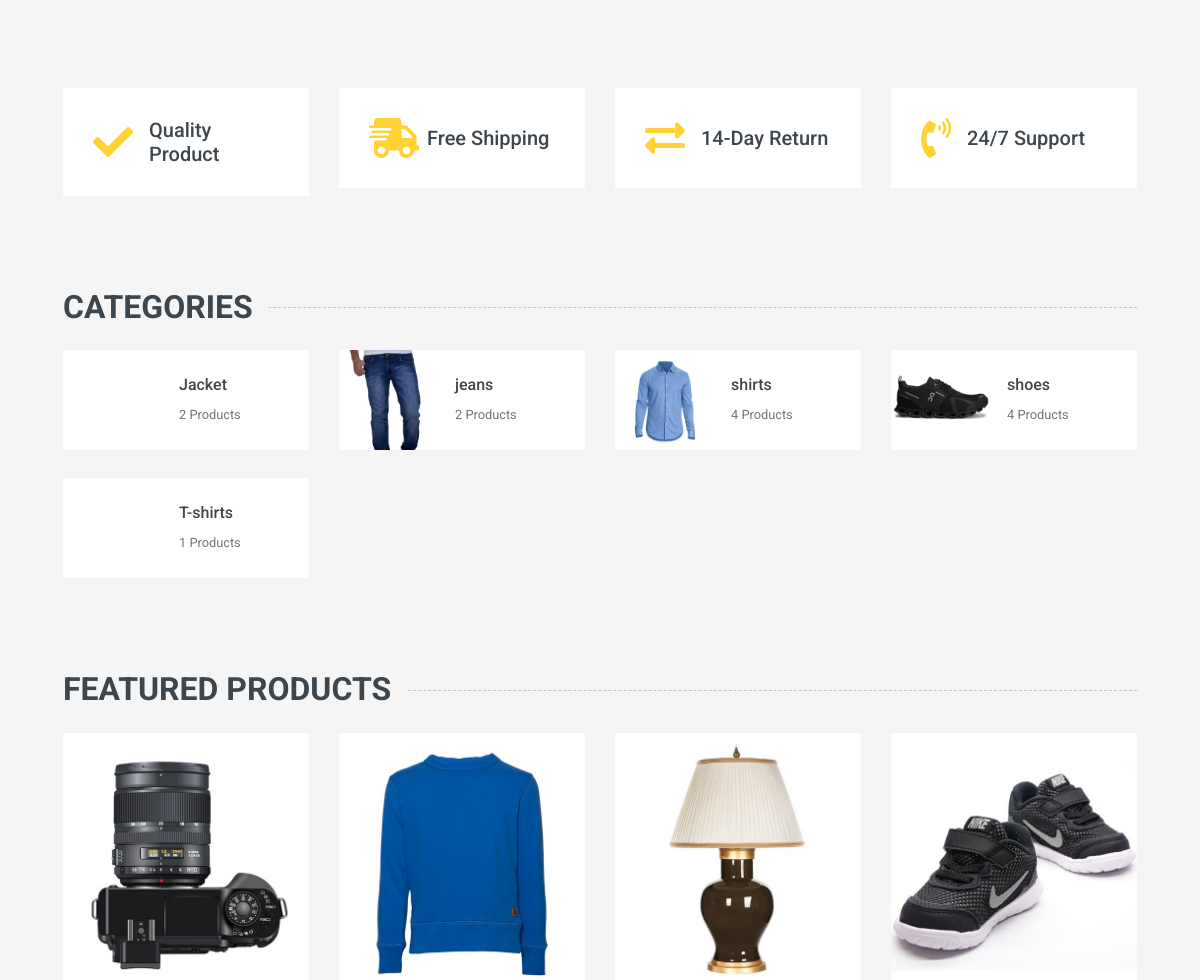
/ (middle part), run on an earlier commit of the app's database.
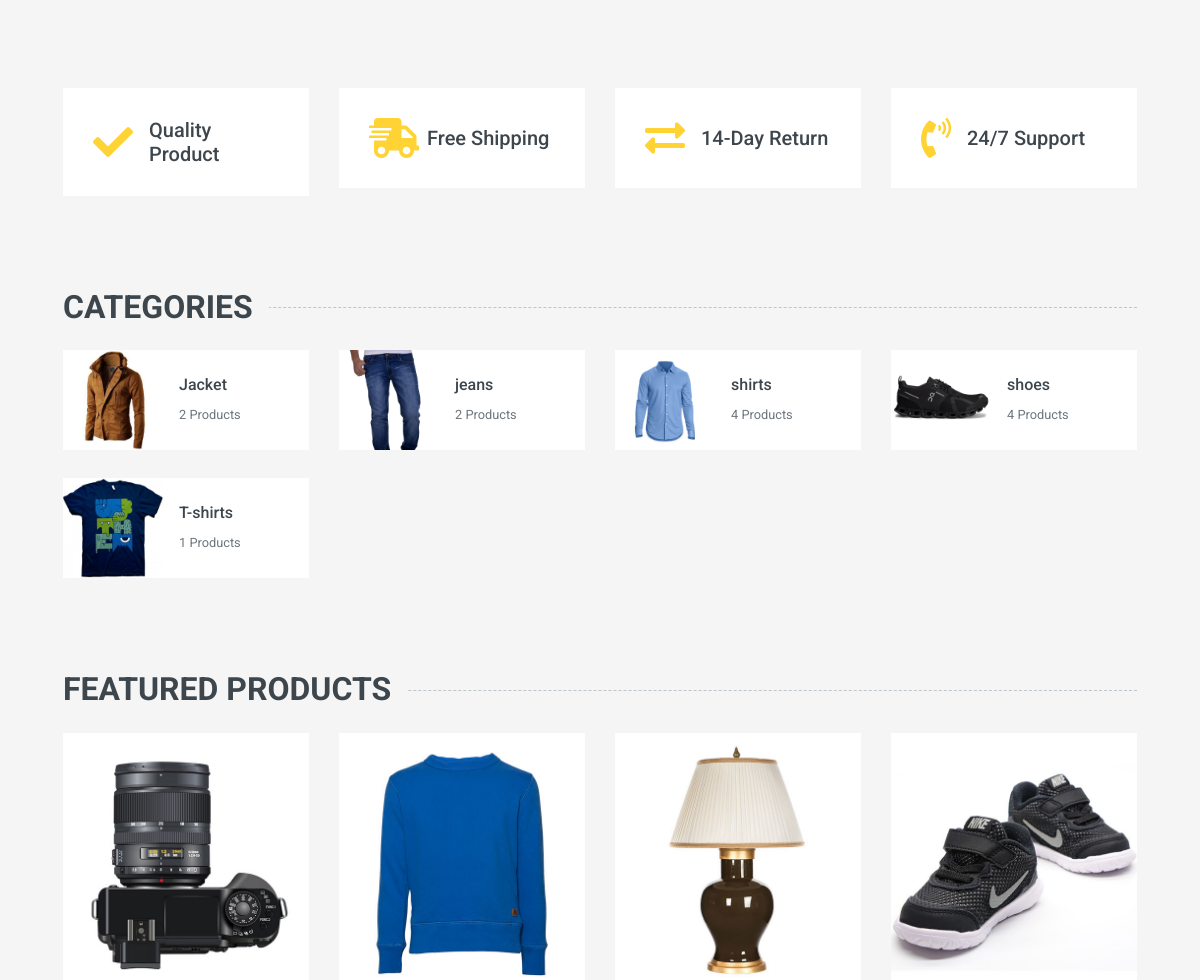
And on a later commit of the database.
### category/models.py (models this page shows, shortened)
class Category(models.Model):
    category_name = models.CharField(max_length=150)
    slug = models.SlugField(blank=True,null=True)
    description = models.TextField()
    image = models.ImageField(upload_to=image_upload)
    class Meta:
        verbose_name = ("Category")
        verbose_name_plural = ("Categories")
    def get_url(self):
        return reverse('store:category_slug',args=[self.slug])
    def __str__(self):
        return self.category_name

### project/views.py (the view)
# urls.py: path('',views.home,name='home'),
def home(request):
    category_counts = Category.objects.annotate(product_count=Count('product'))
    context = {
        'categories':category_counts,
    }
    return render(request,'home/home.html',context)

### category/context_processors.py (called while the page is built)
def category_link(request):
    categories= Category.objects.all()
    return {'categories':categories}

### templates/home/home.html (shortened to what the changed rows need)
{% extends "base.html" %}
{% block body %}
<div class="container-fluid pt-5">
    <div class="row px-xl-5 pb-3">
        <div class="col-lg-3 col-md-6 col-sm-12 pb-1">
            <div class="d-flex align-items-center bg-light mb-4" style="padding: 30px;">
                <h1 class="fa fa-check text-primary m-0 mr-3"></h1>
            </div>
        </div>
        <div class="col-lg-3 col-md-6 col-sm-12 pb-1">
            <div class="d-flex align-items-center bg-light mb-4" style="padding: 30px;">
                <h1 class="fa fa-shipping-fast text-primary m-0 mr-2"></h1>
            </div>
        </div>
        <div class="col-lg-3 col-md-6 col-sm-12 pb-1">
            <div class="d-flex align-items-center bg-light mb-4" style="padding: 30px;">
                <h1 class="fas fa-exchange-alt text-primary m-0 mr-3"></h1>
            </div>
        </div>
        <div class="col-lg-3 col-md-6 col-sm-12 pb-1">
            <div class="d-flex align-items-center bg-light mb-4" style="padding: 30px;">
                <h1 class="fa fa-phone-volume text-primary m-0 mr-3"></h1>
            </div>
        </div>
    </div>
</div>
<div class="container-fluid pt-5">
    <h2 class="section-title position-relative text-uppercase mx-xl-5 mb-4"><span class="bg-secondary pr-3">Categories</span></h2>
    <div class="row px-xl-5 pb-3">
        {% for category in categories %}
        <div class="col-lg-3 col-md-4 col-sm-6 pb-1">
            <a class="text-decoration-none" href="{{category.get_url}}">
                <div class="cat-item d-flex align-items-center mb-4">
                    <div class="overflow-hidden" style="width: 100px; height: 100px;">
                        <img class="img-fluid" src="{{category.image.url}}" alt="">
                    </div>
                    <div class="flex-fill pl-3">
                        <h6>{{category}}</h6>
                        <small class="text-body">{{category.product_count}} Products</small>
                    </div>
                </div>
            </a>
        </div>
            {% endfor %}
    </div>
</div>
<div class="container-fluid pt-5 pb-3">
    <h2 class="section-title position-relative text-uppercase mx-xl-5 mb-4"><span class="bg-secondary pr-3">Featured Products</span></h2>
</div>
{% endblock body %}

What changed in the data, as far as the page shows it:
changed Category "Jacket": image: picture added
changed Category "T-shirts": image: picture added
